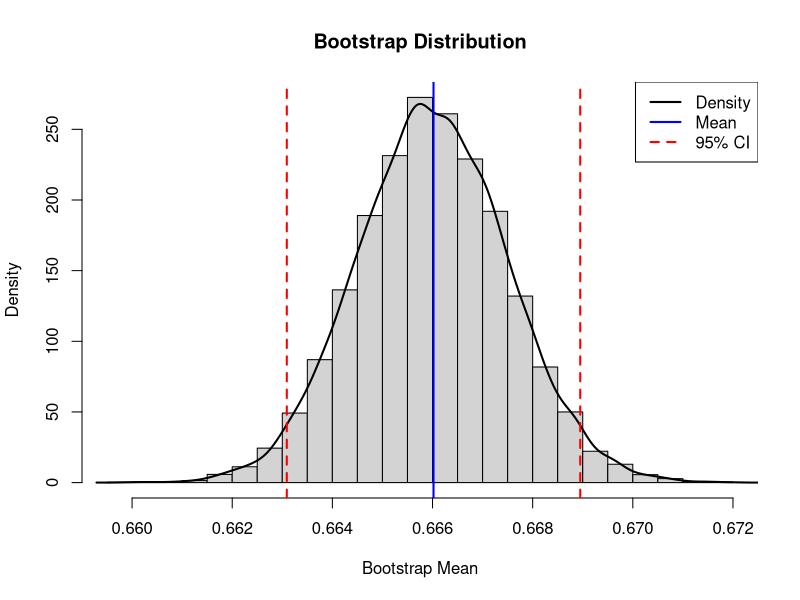
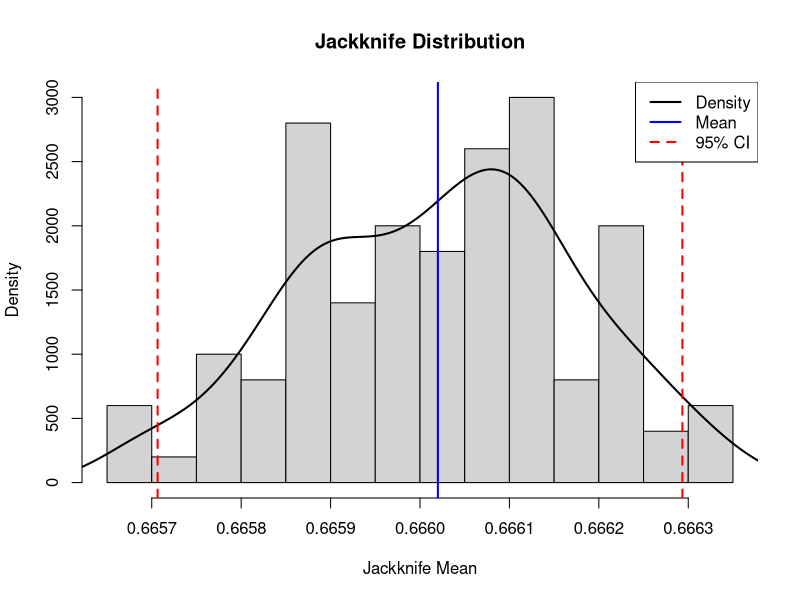
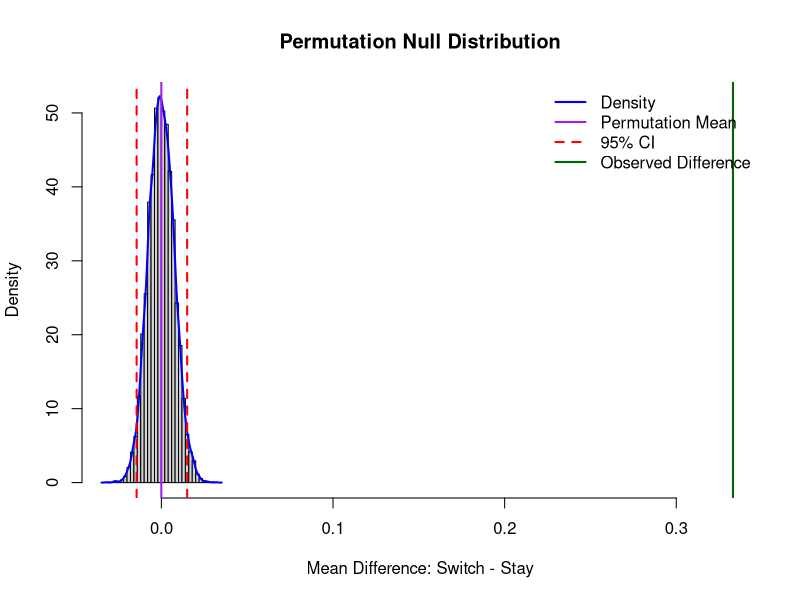

Generate these figures, in order, with R:
#statistical inference

#bootstrap----
#random variable利用inverse method生成
#mean: 0.66602
#var:0.0002256562

# Inverse method做N = 100 人，每人換門 1000 次--
# 使用 inverse_control 做 100 個人的結果
set.seed(1)
# inverse function
first_car <- function(n = 10000, p = 1/3){
  u <- runif(n)
  x <- as.integer(u <= p)
  return(x)
}
# 換門
change_door <- function(x){
  x2 <- ifelse(x == 0, 1, 0)
  return(x2)
}
# 100 個人
N <- 100
# 每人玩 1000 次
n <- 1000

# 每個人的勝率
people <- numeric(N)

for(i in 1:N){
  x <- first_car(n)
  x2 <- change_door(x)
  # 第 i 個人的換門勝率
  people[i] <- mean(x2)
}
mean(people)
var(people)

#bootstrap
library(boot)
# bootstrap function
boot_fun <- function(data, index){
  mean(data[index])
}

# bootstrap resampling:10000
boot_result <- boot(
  data = people,
  statistic = boot_fun,
  R = 10000
)
boot_result
# 取兩端 2.5% 和 97.5%
ci <- quantile(boot_result$t, c(0.025, 0.975))
hist(boot_result$t,
     probability = TRUE,
     breaks = 30,
     main = "Bootstrap Distribution",
     xlab = "Bootstrap Mean",
     ylab = "Density")
lines(density(boot_result$t),
      lwd = 2)
#quantile
abline(v = ci,
       col = "red",
       lwd = 2,
       lty = 2)
#平均數
abline(v = mean(people),
       col = "blue",
       lwd = 2)
legend("topright",
       legend = c("Density","Mean","95% CI"),
       col = c("black","blue","red"),
       lwd = 2,lty = c(1,1,2))


#jackknife 還不確定----
set.seed(1)
# inverse function
first_car <- function(n = 1000, p = 1/3){
  u <- runif(n)
  x <- as.integer(u <= p)
  return(x)
}
# 換門
change_door <- function(x){
  x2 <- ifelse(x == 0, 1, 0)
  return(x2)
}
# 100 個人，每人玩 1000 次
N <- 100
n <- 1000
# 每個人的換門勝率
people <- numeric(N)
for(i in 1:N){
  x <- first_car(n = n, p = 1/3)
  x2 <- change_door(x)
  people[i] <- mean(x2)
}

# 原始平均勝率
original_mean <- mean(people)
original_mean

# Jackknife
j <- length(people)
jack_mean <- numeric(j)

for(i in 1:j){
  jack_mean[i] <- mean(people[-i])
}
mean(jack_mean)

#se
jack_se <- sqrt((j - 1) / j * sum((jack_mean - mean(jack_mean))^2))
#bias
jack_bias <- (j - 1) * (mean(jack_mean) - original_mean)

#95% CI
jack_ci <- quantile(jack_mean, c(0.025, 0.975))

# Jackknife mean
jack_m <- mean(jack_mean)

hist(jack_mean,
     probability = TRUE,
     breaks = 20,
     main = "Jackknife Distribution",
     xlab = "Jackknife Mean",
     ylab = "Density")

lines(density(jack_mean),
      lwd = 2)
# mean:藍線
abline(v = jack_m,
       col = "blue",
       lwd = 2)

#95% CI:紅色虛線
abline(v = jack_ci,
       col = "red",
       lwd = 2,
       lty = 2)

legend("topright",
       legend = c("Density", "Mean", "95% CI"),
       col = c("black", "blue", "red"),
       lwd = 2,
       lty = c(1, 1, 2))

#permutation----
set.seed(1)
# inverse function：一開始是否選到跑車
first_car <- function(n = 1000, p = 1/3){
  u <- runif(n)
  x <- as.integer(u <= p)
  return(x)
}
# 換門後
change_door <- function(x){
  x2 <- ifelse(x == 0, 1, 0)
  return(x2)
}

# 不換門
stay_door <- function(x){
  return(x)
}

#兩個分佈相同
#換門
simulate_switch_distribution <- function(B = 1000, n = 1000){
  z <- numeric(B)
  for(k in 1:B){
    x <- first_car(n = n)
    y <- change_door(x)
    z[k] <- mean(y)
  }
  return(z)
}
#不換門
simulate_stay_distribution <- function(B = 1000, n = 1000){
  z <- numeric(B)
  for(k in 1:B){
    x <- first_car(n = n)
    y <- stay_door(x)
    z[k] <- mean(y)
  }
  return(z)
}

#兩組勝率分布
switch_dist <- simulate_switch_distribution(B = 1000, n = 1000)
stay_dist   <- simulate_stay_distribution(B = 1000, n = 1000)
mean(switch_dist) #0.666746
mean(stay_dist) #0.333708

#勝率差異 :0.333038
obs <- mean(switch_dist) - mean(stay_dist)
obs

# permutation test
B_perm <- 10000
permutation_dist <- numeric(B_perm)
z <- c(switch_dist, stay_dist)
n_switch <- length(switch_dist)

for(b in 1:B_perm){
  idx <- sample(length(z), replace = FALSE)
  z1 <- z[idx[1:n_switch]]
  z2 <- z[idx[(n_switch + 1):length(z)]]
  permutation_dist[b] <- mean(z1) - mean(z2)
}

# 單尾 p-value：檢定換門是否大於不換門 p=0
p_value <- mean(permutation_dist >= obs)
p_value


ci <- quantile(permutation_dist, c(0.025, 0.975))

xrange <- range(c(permutation_dist, obs, ci))
hist(permutation_dist,
     probability = TRUE,
     breaks = 30,
     main = "Permutation Null Distribution",
     xlab = "Mean Difference: Switch - Stay",
     ylab = "Density",
     xlim = xrange)
lines(density(permutation_dist),
      lwd = 2,
      col = "blue")

# 平均數
abline(v = mean(permutation_dist),
       col = "purple",
       lwd = 2)
# 95% CI
abline(v = ci,
       col = "red",
       lwd = 2,
       lty = 2)

# 觀察到的差異
abline(v = obs,
       col = "darkgreen",
       lwd = 2)
legend("topright",
       legend = c("Density","Permutation Mean","95% CI","Observed Difference"),
       col = c("blue","purple","red","darkgreen"),
       lwd = 2,
       lty = c(1, 1, 2, 1),
       bty = "n")
